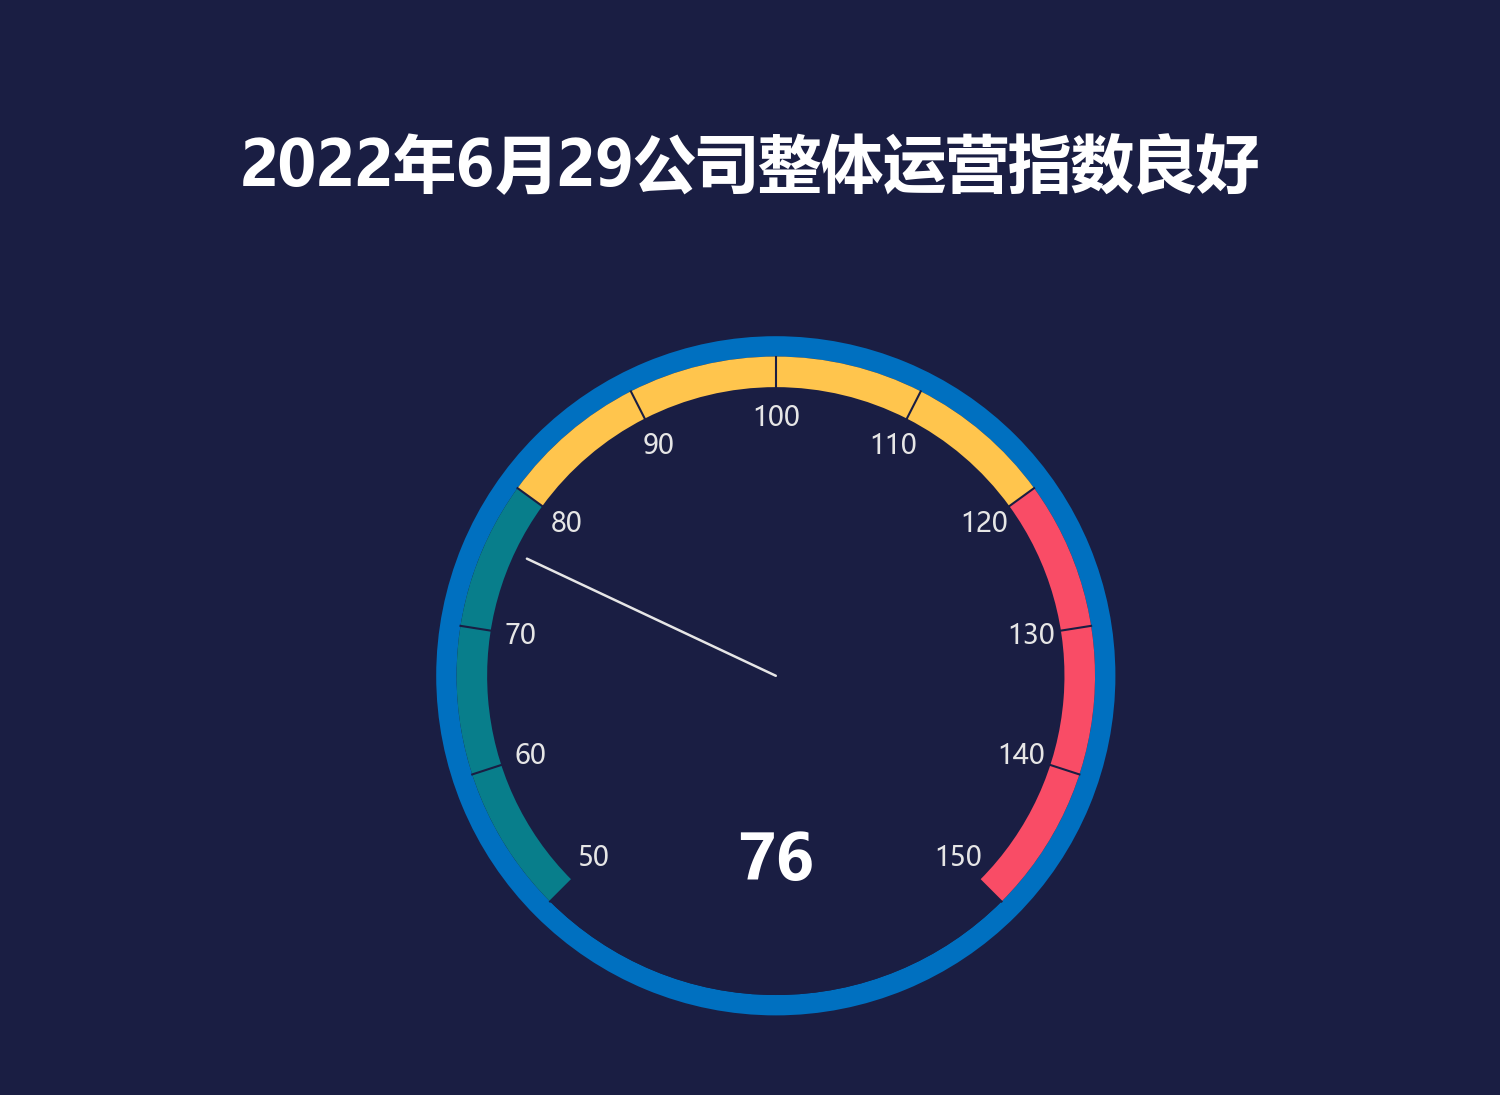

Source code (Python):
# -*- coding: utf-8 -*-
"""22 仪表盘图 (依据 第二章 图表(后15).xlsx chart7.xml 精确复刻)

由 combo 图表构成:
- doughnutChart: 同心三层环 (holeSize=70, firstSliceAng=225)
    内环深蓝(1A1E43) 0.70-0.85R / 中环彩色刻度 0.85-0.94R / 外环蓝(0070C0) 0.94-1.0R
    270°弧(开口朝下): 红-45~36, 黄36~144, 青绿144~225 (各27°分段), 底部深蓝
- pieChart: 系列"大小" 70.2/0/289.8, 指针=0度扇区描边(浅灰白), 指向值76(155°)
刻度 50-150, 当前值 76, 深蓝背景 #1A1E43
数据来自拟合 chart22_clip 真实几何: 圆心(0.517,0.617), R=0.2264*W
"""
import matplotlib
matplotlib.use('Agg')
import matplotlib.pyplot as plt
from matplotlib.patches import Wedge
import numpy as np

plt.rcParams['font.sans-serif'] = ['Microsoft YaHei', 'SimHei', 'Arial Unicode MS']
plt.rcParams['axes.unicode_minus'] = False

BG = '#1A1E43'
GREEN = '#087E8B'
YELLOW = '#FFC54D'
RED = '#F94C66'
BLUE = '#0070C0'
POINTER = '#E6E6E6'

W, Ht = 438.86, 320.57
cx = W * 0.5172
cy = Ht * (1 - 0.6174)      # 转 y 向上
R = W * 0.2264              # 蓝外环外径

fig = plt.figure(figsize=(10, 10*Ht/W), facecolor=BG)
ax = fig.add_axes([0, 0, 1, 1])
ax.set_xlim(0, W); ax.set_ylim(0, Ht)
ax.axis('off')

def ring(r_outer, width, a1, a2, color, z=2):
    ax.add_patch(Wedge((cx, cy), r_outer, a1, a2, width=width,
                       facecolor=color, edgecolor='none', zorder=z))

# 半径 (拟合): 外蓝 0.94-1.0, 彩 0.85-0.94, 内深蓝 0.70-0.85
r_blue_out = R;      w_blue = 0.06 * R
r_col_out  = 0.94*R; w_col  = 0.09 * R
r_in_out   = 0.85*R; w_in   = 0.15 * R

# 仪表盘 270° 弧(mpl逆时针), 底部开口
ring(r_blue_out, w_blue, -45, 315, BLUE, z=2)        # 外环 蓝 360
ring(r_in_out, w_in, -45, 315, '#1A1E43', z=2)       # 内环 深蓝 360
ring(r_col_out, w_col, -45, 36, RED, z=3)            # 中环 红
ring(r_col_out, w_col, 36, 144, YELLOW, z=3)         # 中环 黄
ring(r_col_out, w_col, 144, 225, GREEN, z=3)         # 中环 青绿
ring(r_col_out, w_col, 225, 315, '#1A1E43', z=3)     # 中环 底部深蓝

# 中环 27° 刻度分隔线(深蓝)
r_col_in = r_col_out - w_col
for a in range(-45, 226, 27):
    rad = np.radians(a)
    x1, y1 = cx + r_col_in*np.cos(rad), cy + r_col_in*np.sin(rad)
    x2, y2 = cx + r_col_out*np.cos(rad), cy + r_col_out*np.sin(rad)
    ax.plot([x1, x2], [y1, y2], color='#1A1E43', lw=1.0, zorder=4)

# 指针: 圆心沿 154.8°(值76) 到外径, 浅灰白
ang = 154.8
rad = np.radians(ang)
ax.plot([cx, cx + r_blue_out*0.81*np.cos(rad)], [cy, cy + r_blue_out*0.81*np.sin(rad)],
        color=POINTER, lw=1.2, zorder=10, solid_capstyle='round')

# 刻度数字 50-150 (贴彩环内侧, 水平正向显示)
for i, val in enumerate(range(50, 151, 10)):
    a = 225 - 27*i
    r_ = np.radians(a)
    rr = 0.76 * R
    x = cx + rr*np.cos(r_); y = cy + rr*np.sin(r_)
    ax.text(x, y, str(val), ha='center', va='center', color=POINTER, fontsize=13)

# 中心数值 76 —— 在圆心下方(底部开口区中央, 约0.55R), 非圆心
ax.text(cx, cy - 0.55*R, '76', ha='center', va='center', color='white',
        fontsize=30, fontweight='bold')

# 顶部标题
ax.text(W/2, Ht*0.876, '2022年6月29公司整体运营指数良好', ha='center', va='top',
        color='white', fontsize=30, fontweight='bold')

plt.savefig('22 仪表盘图.png', dpi=150, facecolor=BG)
print('已生成 22 仪表盘图.png')
print(f'center=({cx:.1f},{cy:.1f}) R={R:.1f}')
